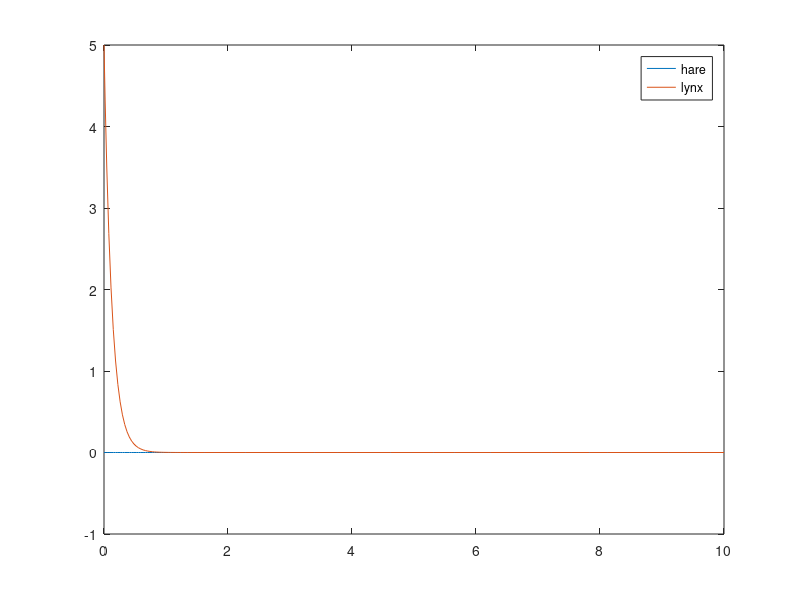

MATLAB code for this plot:


%% script to forward-simulate (compute trajectories) given a system of ode's:
a = 5;
b = 5;
c = 4;
d = 8;

f_pp = @(t,Y) [b*Y(1)-a*Y(1)*Y(2);
			   c*Y(1)*Y(2)-d*Y(2)];

y0 = [0; 5];
[ts, ys] = ode23(f_pp, [0, 10], y0);
plot(ts, ys(:,1));
hold on;
plot(ts, ys(:,2));
legend('hare', 'lynx');

